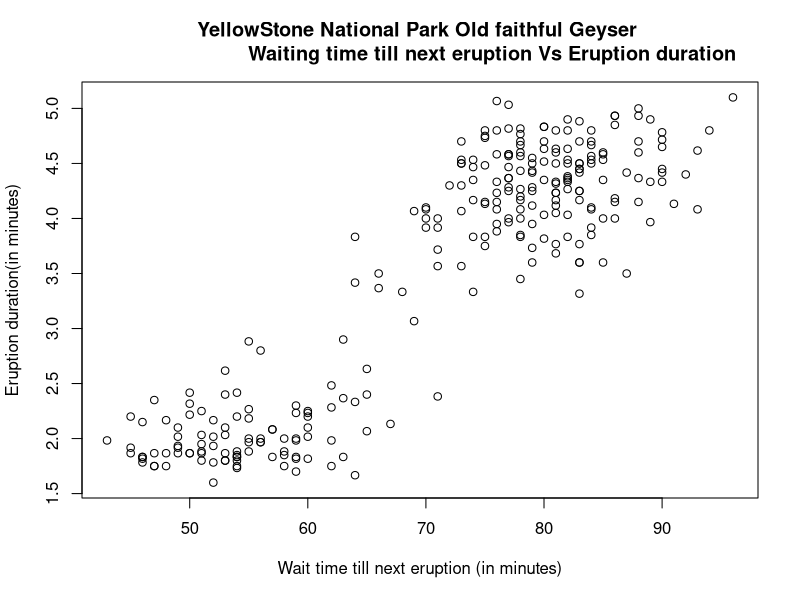

The R source for this figure:
## ---- chunk 1
head(faithful)
## ---- chunk 2
plot(faithful$waiting,faithful$eruptions,
                     xlab = "Wait time till next eruption (in minutes)",
                     ylab = "Eruption duration(in minutes)",
                     main = "YellowStone National Park Old faithful Geyser 
                        Waiting time till next eruption Vs Eruption duration")
